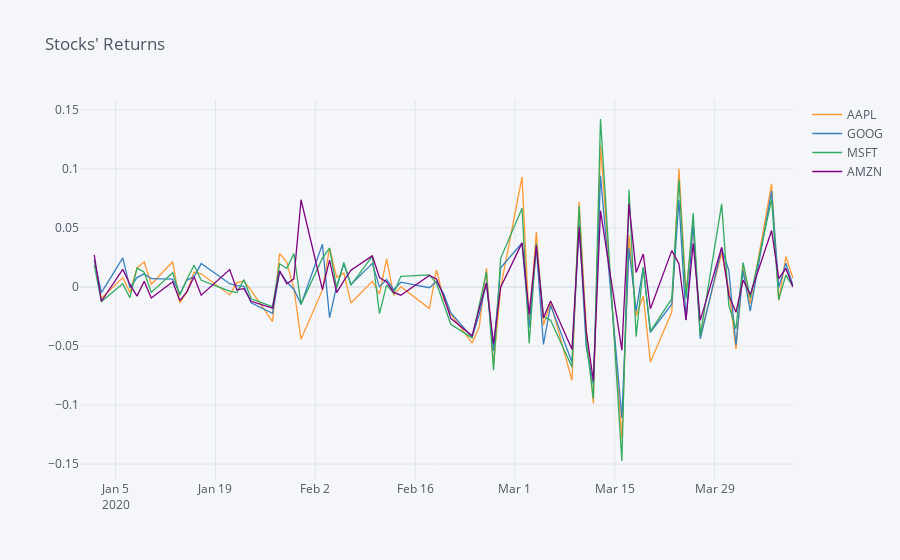

The notebook cell this image was saved under:
### Code cell
# RUN THIS CELL ONLY IF YOU HAVE PLOTLY AND CUFFLINGS IMPORTED AND INSTALLED

tech_returns.iplot(title = "Stocks' Returns")
